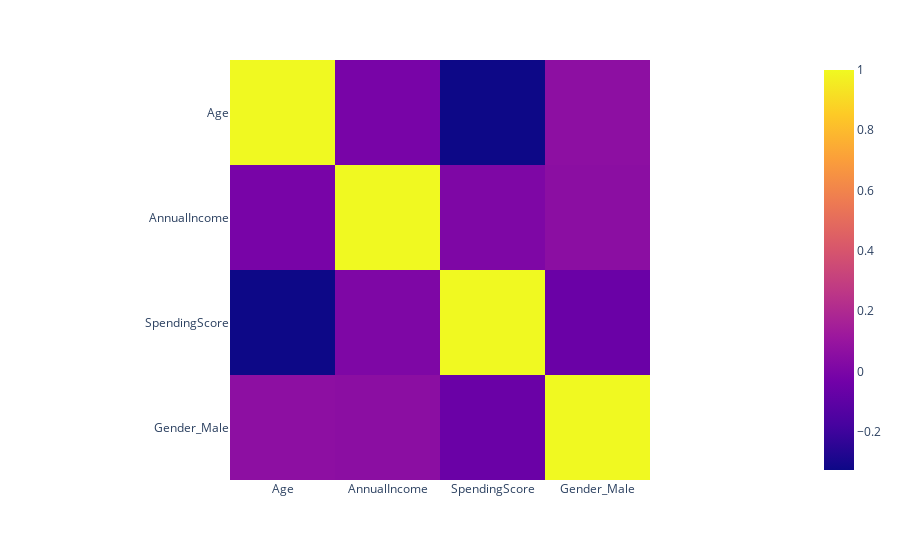

The code cell stored with this chart in its notebook:
### Code cell
print('Correlation matrix')
fig = px.imshow(df.corr())
fig.show()

### Figure 1 — Plotly figure (JSON) as saved in the notebook; plotly's stock layout.template omitted (floating-point values rounded to 4 significant figures)
{"data": [{"coloraxis": "coloraxis", "name": "0", "x": ["Age", "AnnualIncome", "SpendingScore", "Gender_Male"], "y": ["Age", "AnnualIncome", "SpendingScore", "Gender_Male"], "z": [[1.0, -0.0124, -0.3272, 0.06087], [-0.0124, 1.0, 0.009903, 0.05641], [-0.3272, 0.009903, 1.0, -0.05811], [0.06087, 0.05641, -0.05811, 1.0]], "type": "heatmap", "xaxis": "x", "yaxis": "y", "hovertemplate": "x: %{x}<br>y: %{y}<br>color: %{z}<extra></extra>"}], "layout": {"xaxis": {"anchor": "y", "domain": [0.0, 1.0], "scaleanchor": "y", "constrain": "domain"}, "yaxis": {"anchor": "x", "domain": [0.0, 1.0], "autorange": "reversed", "constrain": "domain"}, "coloraxis": {"colorscale": [[0.0, "#0d0887"], [0.1111, "#46039f"], [0.2222, "#7201a8"], [0.3333, "#9c179e"], [0.4444, "#bd3786"], [0.5556, "#d8576b"], [0.6667, "#ed7953"], [0.7778, "#fb9f3a"], [0.8889, "#fdca26"], [1.0, "#f0f921"]]}, "margin": {"t": 60}}}
